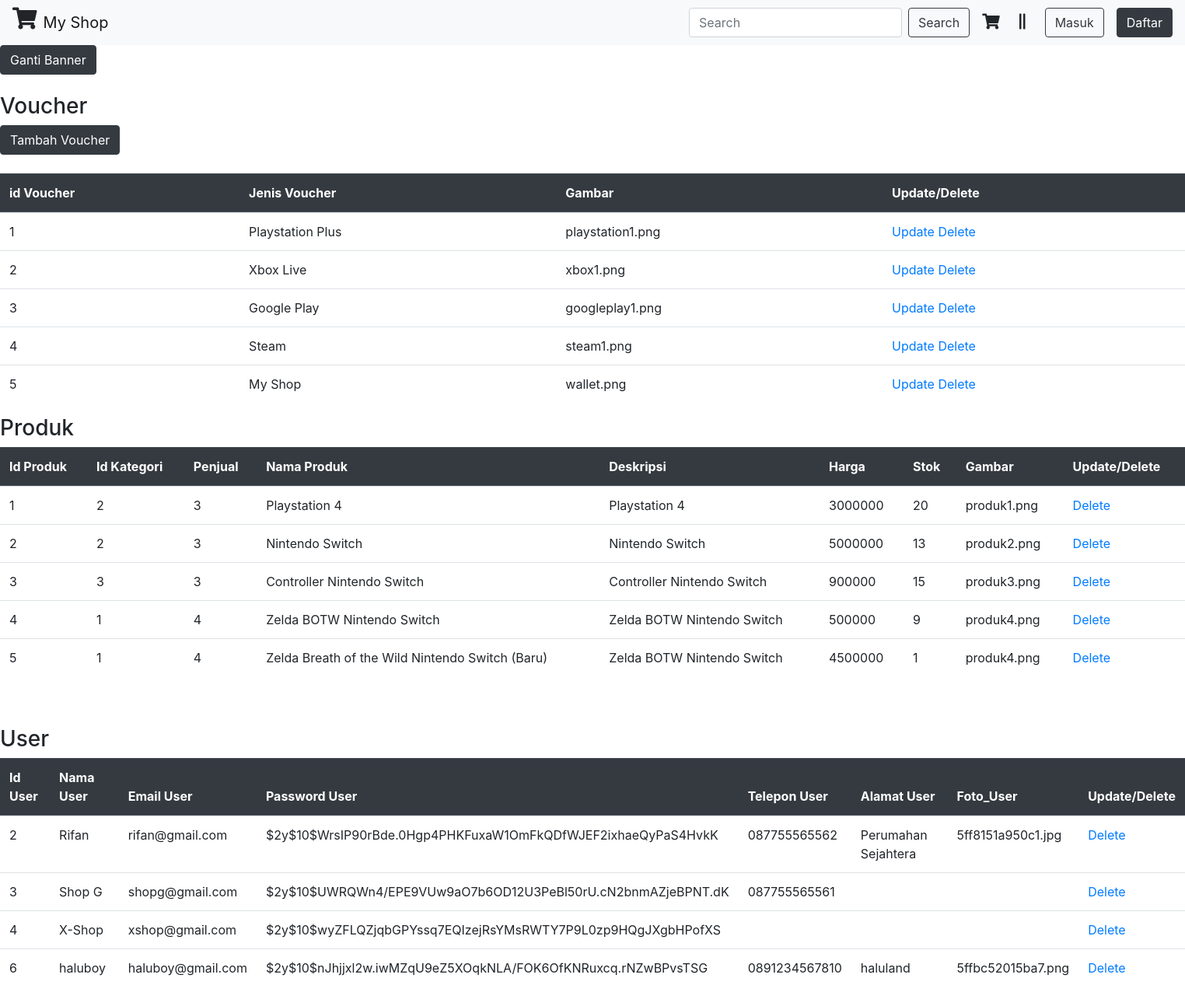
The app's page /admin.php, older data.
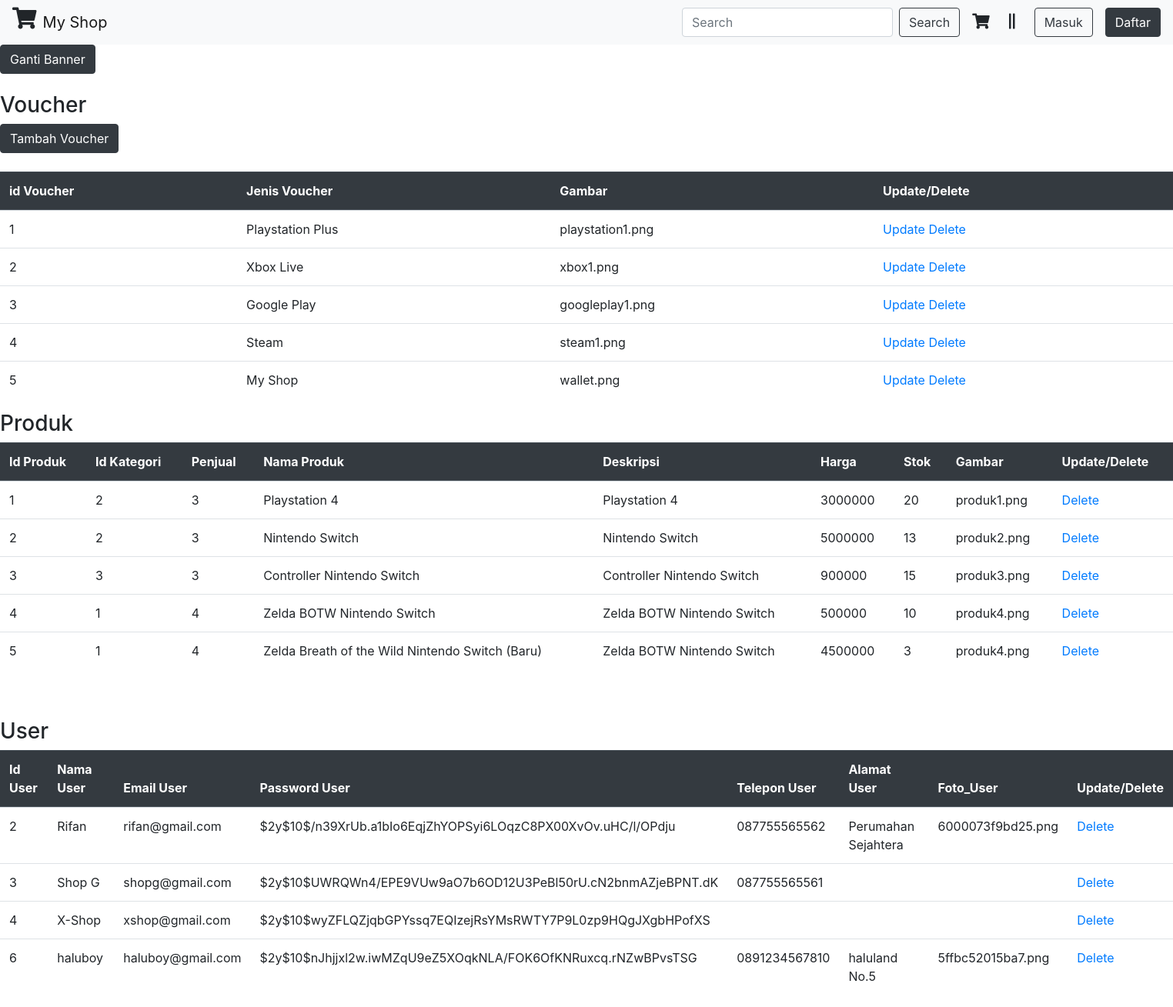
The same page, newer data.
### tables this page shows
CREATE TABLE `produk` (
  `id_produk` int(5) NOT NULL,
  `id_kategori` int(4) NOT NULL,
  `penjual` int(11) NOT NULL,
  `nama_produk` varchar(50) NOT NULL,
  `deskripsi` text NOT NULL,
  `harga` double NOT NULL,
  `stok` int(3) NOT NULL,
  `gambar` varchar(100) NOT NULL
);

CREATE TABLE `user` (
  `id_user` int(11) NOT NULL,
  `nama_user` varchar(50) NOT NULL,
  `email_user` varchar(25) NOT NULL,
  `pass_user` varchar(255) NOT NULL,
  `telepon_user` varchar(25) DEFAULT NULL,
  `alamat_user` text DEFAULT NULL,
  `foto_user` varchar(50) DEFAULT NULL,
  `wallet` varchar(100) DEFAULT NULL
);

### conn.php (called while the page is built, shortened)
<?php
function connection() {
   $dbServer = 'localhost';
   $dbUser = 'root';
   $dbPass = '';
   $dbName = "online_shop";
   $conn = mysqli_connect($dbServer, $dbUser, $dbPass);
   mysqli_select_db($conn, $dbName);
   return $conn;
}

### admin.php (the view, shortened to what the changed rows need)
<?php
require 'conn.php';
?>
<!doctype html>
<html lang="en">
<head>
    <link rel="stylesheet" href="assets/css/bootstrap.min.css">
    <link rel="stylesheet" href="assets/css/style.css">
    <link rel="stylesheet" href="assets/css/all.min.css">
</head>
<body>
    <table class="table">
        <br></br>
        <br></br>
        <thead class="thead-dark">
            <tr>
                <th scope="col">id Voucher</th>
                <th scope="col">Jenis Voucher</th>
                <th scope="col">Gambar</th>
                <th scope="col">Update/Delete</th>
            </tr>
        </thead>
    </table>
    <table class="table">
        <thead class="thead-dark">
            <tr>
                <th scope="col">Id Produk</th>
                <th scope="col">Id Kategori</th>
                <th scope="col">Penjual</th>
                <th scope="col">Nama Produk</th>
                <th scope="col">Deskripsi</th>
                <th scope="col">Harga</th>
                <th scope="col">Stok </th>
                <th scope="col">Gambar</th>
                <th scope="col">Update/Delete</th>
            </tr>
        </thead>
        <tbody>
            <tr>
                <?php
            $view = "SELECT * FROM produk";
            $res = mysqli_query(connection(),$view);
            ?>
                <?php while($data = mysqli_fetch_array($res)) : ?>
            <tr>
                <td><?php echo $data['id_produk'] ?></td>
                <td><?php echo $data['id_kategori'] ?></td>
                <td><?php echo $data['penjual'] ?></td>
                <td><?php echo $data['nama_produk'] ?></td>
                <td><?php echo $data['deskripsi'] ?></td>
                <td><?php echo $data['harga'] ?></td>
                <td><?php echo $data['stok'] ?></td>
                <td><?php echo $data['gambar'] ?></td>
                <td>
                    <a href="http://localhost/benaya/FP-PemrogramanWeb-master/FP-PemrogramanWeb-master/deleteproduk_admin.php?id=<?php echo $data['id_produk']?>"
                        onclick="return confirm('Hapus Data <?php echo $data['id_produk']?>')" ;>Delete</a>
                </td>
            </tr>
            <?php endwhile; ?>
        </tbody>
    </table>
    <table class="table">
        <br></br>
        <thead class="thead-dark">
            <tr>
                <th scope="col">Id User</th>
                <th scope="col">Nama User</th>
                <th scope="col">Email User</th>
                <th scope="col">Password User</th>
                <th scope="col">Telepon User</th>
                <th scope="col">Alamat User</th>
                <th scope="col">Foto_User</th>
                <th scope="col">Update/Delete</th>
            </tr>
        </thead>
        <tbody>
            <tr>
                <?php
            $view = "SELECT * FROM user";
            $res = mysqli_query(connection(),$view);
            ?>
                <?php while($data = mysqli_fetch_array($res)) : ?>
            <tr>
                <td><?php echo $data['id_user'] ?></td>
                <td><?php echo $data['nama_user'] ?></td>
                <td><?php echo $data['email_user'] ?></td>
                <td><?php echo $data['pass_user'] ?></td>
                <td><?php echo $data['telepon_user'] ?></td>
                <td><?php echo $data['alamat_user'] ?></td>
                <td><?php echo $data['foto_user'] ?></td>
                <td>
                    <a href="http://localhost/benaya/FP-PemrogramanWeb-master/FP-PemrogramanWeb-master/deleteuser_admin.php?id=<?php echo $data['id_user']?>"
                        onclick="return confirm('Hapus Data <?php echo $data['id_user']?>')" ;>Delete</a>
                </td>
            </tr>
            <?php endwhile; ?>
            </tr>
        </tbody>
    </table>
</body>
</html>

Row changes from the older to the newer data that the page shows:
changed produk id 4: stok "9" → "10"
changed produk "Zelda Breath of the Wild Nintendo Switch (Baru)": stok "1" → "3"
changed user "Rifan": pass_user "$2y$10$WrsIP90rBde.0Hgp4PHKFuxaW1OmFkQDfWJEF2ixhaeQyPaS4HvkK" → "$2y$10$/n39XrUb.a1bIo6EqjZhYOPSyi6LOqzC8PX00XvOv.uHC/l/OPdju"; foto_user "5ff8151a950c1.jpg" → "6000073f9bd25.png"
changed user "haluboy": alamat_user "haluland" → "haluland No.5"
